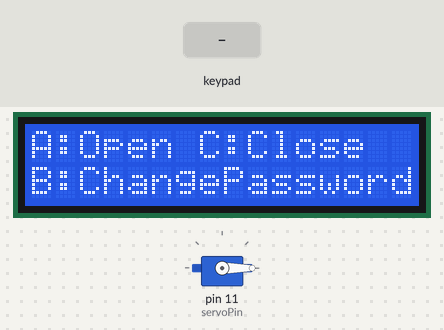
The sketch below on a simulated Arduino Uno, built with avr-gcc and run on an emulated ATmega328P. Parts: 16×2 character LCD, servo. The inputs (shaded band) are chosen by the test bench.

Above: at 1.2 s.
1.3 s: key 'A' pressed
At 2.5 s:
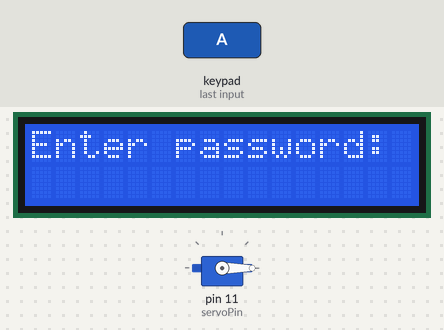
2.8 s: keypad keys 1 2 3 4 # pressed 0.4 s apart
At 4.7 s:
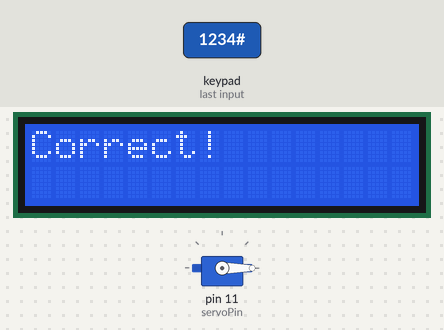
6.3 s: key 'B' pressed
At 6.8 s:
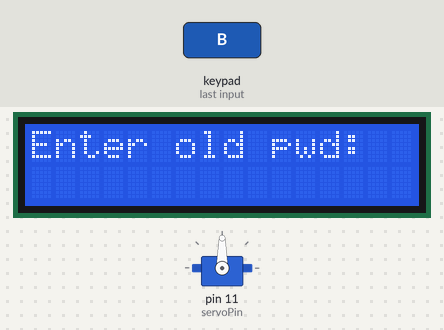
7.9 s: keypad keys 1 2 3 4 A pressed 0.4 s apart
At 10.1 s:
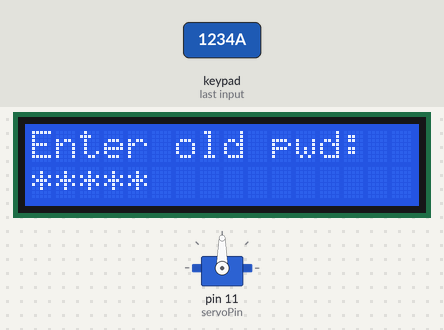
11.4 s: keypad keys 9 8 7 6 # pressed 0.4 s apart
At 13.8 s:
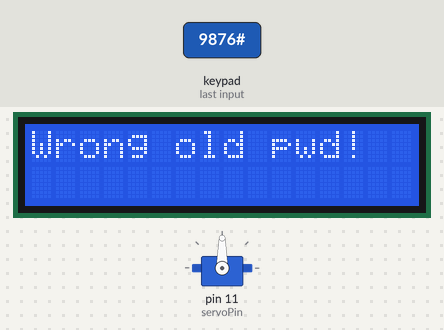
17.9 s: key 'C' pressed
At 18.9 s:
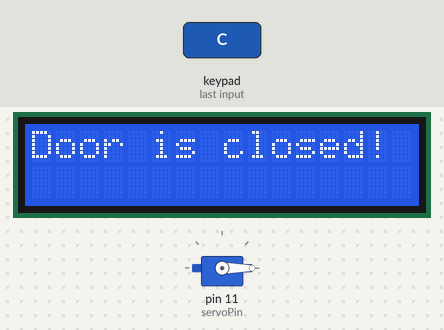
Timing chart, 0 to 20.4 s (numbered marks = the images above; inputs shaded):
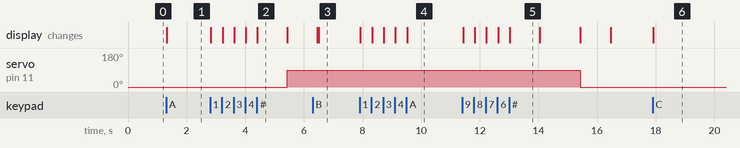

The sketch:

demogiuaki.ino
```cpp
#include <Wire.h>
#include <LiquidCrystal_I2C.h>
#include <Keypad.h>
#include <Servo.h>

// LCD
LiquidCrystal_I2C lcd(0x27, 16, 2);

// Keypad
const byte ROW_NUM = 4;
const byte COLUMN_NUM = 4;

char keys[ROW_NUM][COLUMN_NUM] = {
  {'A','3','2','1'},
  {'B','6','5','4'},
  {'C','9','8','7'},
  {'D','#','0','*'}
};

byte pin_rows[ROW_NUM] = {9, 8, 7, 6};
byte pin_column[COLUMN_NUM] = {2, 3, 4, 5};

Keypad keypad = Keypad(makeKeymap(keys), pin_rows, pin_column, ROW_NUM, COLUMN_NUM);

// Servo Motor
Servo myServo;
const int servoPin = 11;

// Mật khẩu
String correctPassword = "1234";

// Giới hạn thử mật khẩu
const int maxAttempts = 3;
int attemptCounter = 0;

// Trạng thái cửa
unsigned long doorOpenTime = 0;
bool doorIsOpen = false;

// Trạng thái khóa
bool isLocked = false;
unsigned long lockStartTime = 0;
const unsigned long lockTime = 10000; // 10s khóa

void setup() {
  lcd.init();
  lcd.backlight();
  myServo.attach(servoPin);
  myServo.write(0);

  Serial.begin(9600);
  returnMainScreen();  // Hiển thị màn hình chính khi khởi động
}

void loop() {
  if (isLocked && millis() - lockStartTime < lockTime) {
    return;
  }
  isLocked = false;

  char key = keypad.getKey();

  if (key == 'A') {
    enterPassword();
  } else if (key == 'C') {
    doorIsOpen ? closeDoor() : showMessage("Door is closed!", 1000);
  } else if (key == 'B') {
    changePassword();
  }

  if (doorIsOpen && millis() - doorOpenTime >= 10000) {
    closeDoor();
  }
}

// Hàm quay về màn hình chính
void returnMainScreen() {
  lcd.clear();
  lcd.setCursor(0, 0);
  lcd.print("A:Open C:Close");
  lcd.setCursor(0, 1);
  lcd.print("B:ChangePassword");
}

// Hàm nhập mật khẩu (dùng chung)
String getPasswordInput(const char* prompt) {
  lcd.clear();
  lcd.setCursor(0, 0);
  lcd.print(prompt);

  String input = "";
  while (true) {
    char key = keypad.getKey();
    if (key) {
      if (key == '#') return input; // Nhập xong
      if (key == '*' && input.length() > 0) {  // Kiểm tra nếu có ký tự thì mới xóa
        input.remove(input.length() - 1);
      } else if (key != '*') {
        input += key;
      }

      lcd.setCursor(0, 1);
      lcd.print("                ");  // Xóa dòng cũ
      lcd.setCursor(0, 1);
      for (int i = 0; i < input.length(); i++) {
        lcd.print('*');
      }
    }
  }
}

// Hàm mở cửa
void openDoor() {
  showMessage("Correct!", 1000);
  myServo.write(90);
  doorOpenTime = millis();
  doorIsOpen = true;
  showMessage("Door open!", 1000);
  returnMainScreen();
}

// Hàm đóng cửa
void closeDoor() {
  myServo.write(0);
  doorIsOpen = false;
  showMessage("Door closed!", 1000);
  returnMainScreen();
}

// Xử lý nhập mật khẩu
void enterPassword() {
  attemptCounter = 0;

  while (attemptCounter < maxAttempts) {
    String enteredPassword = getPasswordInput("Enter password:");

    if (enteredPassword == correctPassword) {
      openDoor();
      return;
    } else {
      showMessage("Wrong password!", 1000);
      attemptCounter++;
    }
  }

  // Khóa sau quá số lần thử
  isLocked = true;
  lockStartTime = millis();
  showMessage("Locked for 10s", 1000);
  returnMainScreen();
}

// Thay đổi mật khẩu
void changePassword() {
  String oldPassword = getPasswordInput("Enter old pwd:");

  if (oldPassword != correctPassword) {
    showMessage("Wrong old pwd!", 1000);
    returnMainScreen();
    return;
  }

  String newPassword = getPasswordInput("Enter new pwd:");
  String confirmPassword = getPasswordInput("Confirm new pwd:");

  if (newPassword == confirmPassword) {
    correctPassword = newPassword;
    showMessage("Password updated!", 1000);
  } else {
    showMessage("Mismatch!", 1000);
  }
  returnMainScreen();
}

// Hàm hiển thị tin nhắn trên LCD
void showMessage(const char* message, int delayMs) {
  lcd.clear();
  lcd.setCursor(0, 0);
  lcd.print(message);
  delay(delayMs);
}
```

Measured:
- after the input at 1.3 s, the display: changes at once (image 1)
- after the input at 2.8 s, servo on pin 11 (servoPin): 0° → 90° after 2.6 s; the display: first changes at once (image 2 shows a later state)
- after the input at 6.3 s, the display: first differs from a run without the input after 0.20 s (image 3)
- after the input at 7.9 s, the display: first changes at once (image 4 shows a later state)
- after the input at 11.4 s, servo on pin 11 (servoPin): 90° → 0° after 4.0 s; the display: first changes at once (image 5 shows a later state)
- after the input at 17.9 s, the display: changes at once (image 6)
- what the display in image 2 shows lasts 1.0 s, from 4.4 s to 5.4 s
